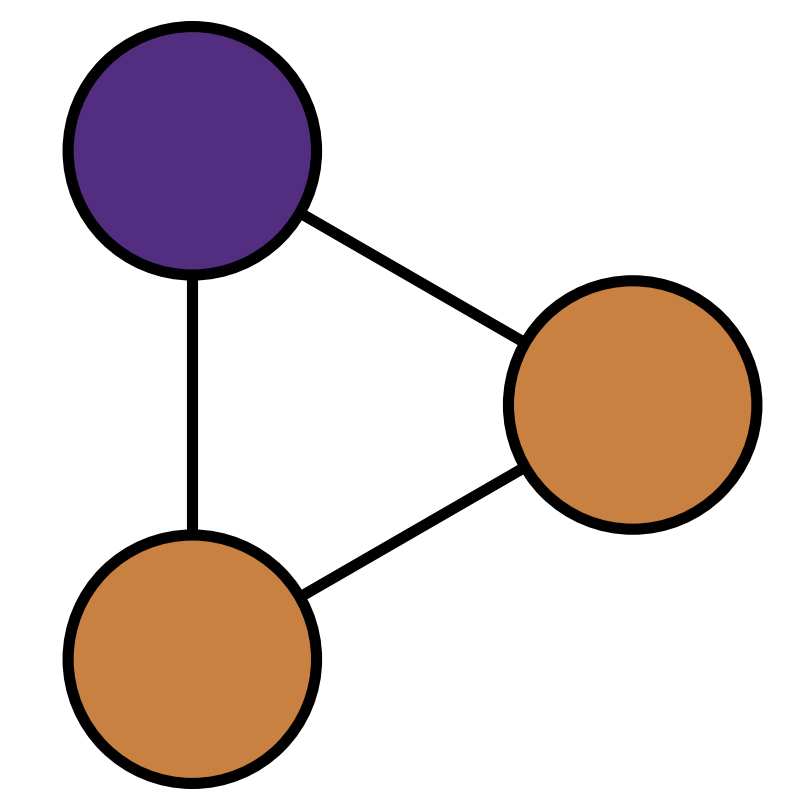

Generate this figure with Python:
import random

import networkx as nx
import matplotlib.pyplot as plt
from PIL import Image


TIGER_ORANGE = "#c88141"
REGALIA = "#522d80"


def main():
    pixels = 1000
    dpi = 8000

    figsize_in = pixels / dpi
    plt.figure(figsize=(figsize_in, figsize_in), dpi=dpi)

    G = nx.Graph()

    # Add two nodes
    G.add_node(1, color=TIGER_ORANGE)
    G.add_node(2, color=REGALIA)
    G.add_node(3, color=TIGER_ORANGE)

    # Optionally, add an edge
    G.add_edge(1, 2)
    G.add_edge(2, 3)
    G.add_edge(3, 1)

    # Extract positions
    # pos = nx.spring_layout(G, k=5.2)
    pos = nx.circular_layout(G)

    # Extract colors
    colors = [G.nodes[n]['color'] for n in G.nodes]

    nx.draw_networkx_edges(G, pos=pos, edge_color="black", width=0.1)
    nx.draw_networkx_nodes(G, pos=pos, node_color=colors, node_size=5, edgecolors="black", linewidths=0.1)

    plt.axis("equal")
    plt.axis("off")
    plt.margins(0.3)
    plt.savefig("favicon.png", dpi=dpi, pad_inches=0, transparent=True)
    plt.close()

    img = Image.open("favicon.png")
    width, height = img.size
    p = 0.1
    trim_x = int(width * p)
    trim_y = int(height * p)
    img.crop((trim_x, trim_y, width - trim_x, height - trim_y)).save("favicon.png", transparent=True)


if __name__ == "__main__":

    random.seed(0)
    main()